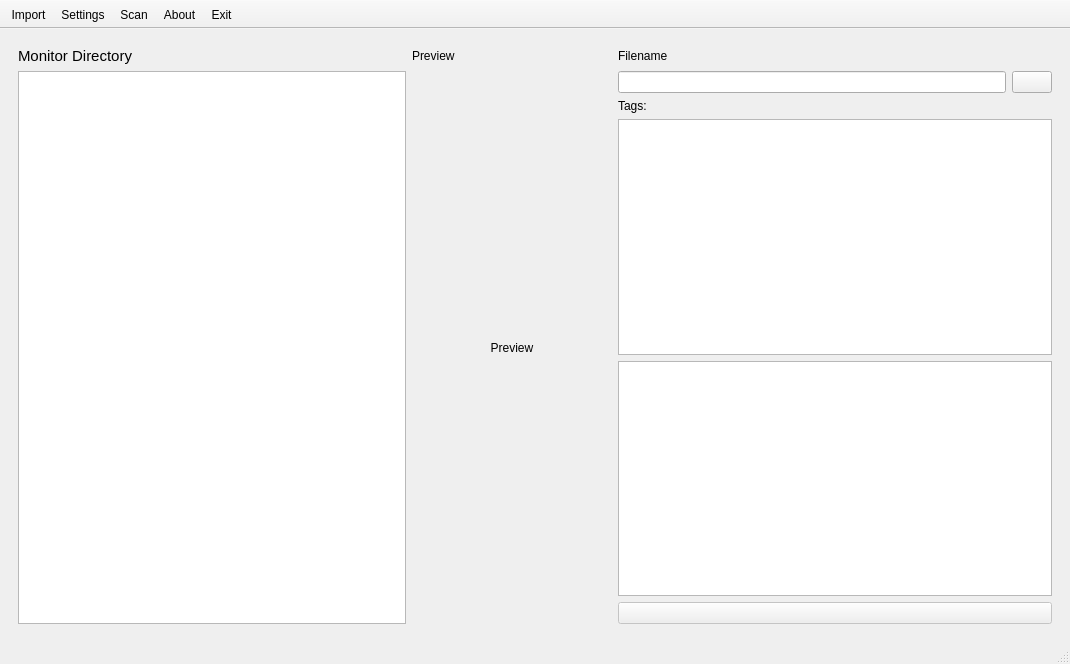
<?xml version="1.0" encoding="UTF-8"?>
<ui version="4.0">
 <class>MainWindow</class>
 <widget class="QMainWindow" name="MainWindow">
  <property name="geometry">
   <rect>
    <x>0</x>
    <y>0</y>
    <width>1070</width>
    <height>664</height>
   </rect>
  </property>
  <property name="sizePolicy">
   <sizepolicy hsizetype="Preferred" vsizetype="Fixed">
    <horstretch>0</horstretch>
    <verstretch>0</verstretch>
   </sizepolicy>
  </property>
  <property name="windowTitle">
   <string>Simple Document Management System</string>
  </property>
  <property name="windowIcon">
   <iconset resource="main_simpledms.qrc">
    <normaloff>:/icons/icons/outline_description_white_18dp.png</normaloff>:/icons/icons/outline_description_white_18dp.png</iconset>
  </property>
  <property name="locale">
   <locale language="English" country="Germany"/>
  </property>
  <widget class="QWidget" name="centralwidget">
   <property name="autoFillBackground">
    <bool>true</bool>
   </property>
   <property name="styleSheet">
    <string notr="true"/>
   </property>
   <layout class="QHBoxLayout" name="horizontalLayout">
    <item>
     <widget class="QStackedWidget" name="stackedWidget">
      <property name="styleSheet">
       <string notr="true"/>
      </property>
      <property name="currentIndex">
       <number>0</number>
      </property>
      <widget class="QWidget" name="page_pdfrename">
       <layout class="QGridLayout" name="gridLayout_3">
        <item row="0" column="0">
         <widget class="QLabel" name="label_monitordir">
          <property name="font">
           <font>
            <pointsize>11</pointsize>
           </font>
          </property>
          <property name="text">
           <string>Monitor Directory</string>
          </property>
         </widget>
        </item>
        <item row="0" column="2">
         <widget class="QLabel" name="label_outputfilename">
          <property name="styleSheet">
           <string notr="true">border-color: rgb(0, 0, 0);</string>
          </property>
          <property name="text">
           <string>Filename</string>
          </property>
         </widget>
        </item>
        <item row="2" column="2">
         <widget class="QLineEdit" name="lineEdit_outputfilename">
          <property name="toolTip">
           <string>Format: YYYY-MM-DD Documenttitle</string>
          </property>
         </widget>
        </item>
        <item row="2" column="0" rowspan="5">
         <widget class="QListView" name="listView_monitorfiles"/>
        </item>
        <item row="2" column="3">
         <widget class="QPushButton" name="pushButton_addDate">
          <property name="sizePolicy">
           <sizepolicy hsizetype="Minimum" vsizetype="Fixed">
            <horstretch>0</horstretch>
            <verstretch>0</verstretch>
           </sizepolicy>
          </property>
          <property name="minimumSize">
           <size>
            <width>10</width>
            <height>0</height>
           </size>
          </property>
          <property name="maximumSize">
           <size>
            <width>50</width>
            <height>16777215</height>
           </size>
          </property>
          <property name="toolTip">
           <string>Füge Datum von heute ein</string>
          </property>
          <property name="text">
           <string/>
          </property>
          <property name="icon">
           <iconset resource="main_simpledms.qrc">
            <normaloff>:/icons/icons/outline_calendar_today_white_18dp.png</normaloff>:/icons/icons/outline_calendar_today_white_18dp.png</iconset>
          </property>
          <property name="iconSize">
           <size>
            <width>20</width>
            <height>20</height>
           </size>
          </property>
         </widget>
        </item>
        <item row="4" column="2" colspan="2">
         <widget class="QTextEdit" name="textEdit_tags"/>
        </item>
        <item row="5" column="2" colspan="2">
         <widget class="QTreeView" name="treeView_output"/>
        </item>
        <item row="6" column="2" colspan="2">
         <widget class="QPushButton" name="pushButton_ok">
          <property name="enabled">
           <bool>false</bool>
          </property>
          <property name="text">
           <string/>
          </property>
          <property name="icon">
           <iconset resource="main_simpledms.qrc">
            <normaloff>:/icons/icons/outline_check_white_18dp.png</normaloff>:/icons/icons/outline_check_white_18dp.png</iconset>
          </property>
          <property name="autoDefault">
           <bool>true</bool>
          </property>
         </widget>
        </item>
        <item row="3" column="2">
         <widget class="QLabel" name="label_5">
          <property name="text">
           <string>Tags:</string>
          </property>
         </widget>
        </item>
        <item row="0" column="1">
         <widget class="QLabel" name="label">
          <property name="text">
           <string>Preview</string>
          </property>
         </widget>
        </item>
        <item row="2" column="1" rowspan="5">
         <widget class="QLabel" name="thumbnail">
          <property name="minimumSize">
           <size>
            <width>200</width>
            <height>500</height>
           </size>
          </property>
          <property name="baseSize">
           <size>
            <width>0</width>
            <height>0</height>
           </size>
          </property>
          <property name="text">
           <string>Preview</string>
          </property>
          <property name="alignment">
           <set>Qt::AlignCenter</set>
          </property>
         </widget>
        </item>
       </layout>
      </widget>
      <widget class="QWidget" name="page_settings">
       <layout class="QGridLayout" name="gridLayout_2">
        <item row="0" column="0">
         <widget class="QTabWidget" name="tabWidget">
          <property name="currentIndex">
           <number>1</number>
          </property>
          <widget class="QWidget" name="tab_pref">
           <attribute name="title">
            <string>Base Settings</string>
           </attribute>
           <layout class="QFormLayout" name="formLayout">
            <item row="0" column="0">
             <spacer name="verticalSpacer_2">
              <property name="orientation">
               <enum>Qt::Vertical</enum>
              </property>
              <property name="sizeHint" stdset="0">
               <size>
                <width>20</width>
                <height>40</height>
               </size>
              </property>
             </spacer>
            </item>
            <item row="1" column="0">
             <widget class="QPushButton" name="pushButton_setmonitorfolder">
              <property name="text">
               <string>Monitor Directory</string>
              </property>
              <property name="icon">
               <iconset resource="main_simpledms.qrc">
                <normaloff>:/icons/icons/outline_search_white_18dp.png</normaloff>:/icons/icons/outline_search_white_18dp.png</iconset>
              </property>
             </widget>
            </item>
            <item row="1" column="1">
             <widget class="QLabel" name="label_monitorfolder">
              <property name="text">
               <string>TextLabel</string>
              </property>
             </widget>
            </item>
            <item row="2" column="0">
             <spacer name="verticalSpacer_3">
              <property name="orientation">
               <enum>Qt::Vertical</enum>
              </property>
              <property name="sizeHint" stdset="0">
               <size>
                <width>20</width>
                <height>40</height>
               </size>
              </property>
             </spacer>
            </item>
            <item row="3" column="0">
             <widget class="QPushButton" name="pushButton_setdmsroot">
              <property name="sizePolicy">
               <sizepolicy hsizetype="Expanding" vsizetype="Fixed">
                <horstretch>0</horstretch>
                <verstretch>0</verstretch>
               </sizepolicy>
              </property>
              <property name="text">
               <string>Archive directory</string>
              </property>
              <property name="icon">
               <iconset resource="main_simpledms.qrc">
                <normaloff>:/icons/icons/outline_archive_white_18dp.png</normaloff>:/icons/icons/outline_archive_white_18dp.png</iconset>
              </property>
             </widget>
            </item>
            <item row="3" column="1">
             <widget class="QLabel" name="label_dmsroot">
              <property name="text">
               <string>TextLabel</string>
              </property>
             </widget>
            </item>
           </layout>
          </widget>
          <widget class="QWidget" name="tab_rules">
           <attribute name="title">
            <string>Rules</string>
           </attribute>
           <layout class="QGridLayout" name="gridLayout_4">
            <item row="2" column="2">
             <widget class="QPushButton" name="pushButton_addrule">
              <property name="enabled">
               <bool>false</bool>
              </property>
              <property name="text">
               <string/>
              </property>
              <property name="icon">
               <iconset resource="main_simpledms.qrc">
                <normaloff>:/icons/icons/outline_add_circle_outline_white_18dp.png</normaloff>:/icons/icons/outline_add_circle_outline_white_18dp.png</iconset>
              </property>
             </widget>
            </item>
            <item row="1" column="2" colspan="2">
             <widget class="QTreeView" name="treeView_rules">
              <property name="editTriggers">
               <set>QAbstractItemView::NoEditTriggers</set>
              </property>
             </widget>
            </item>
            <item row="2" column="3">
             <widget class="QPushButton" name="pushButton_deleterule">
              <property name="text">
               <string/>
              </property>
              <property name="icon">
               <iconset resource="main_simpledms.qrc">
                <normaloff>:/icons/icons/outline_remove_circle_outline_white_18dp.png</normaloff>:/icons/icons/outline_remove_circle_outline_white_18dp.png</iconset>
              </property>
              <property name="autoDefault">
               <bool>false</bool>
              </property>
              <property name="default">
               <bool>false</bool>
              </property>
              <property name="flat">
               <bool>false</bool>
              </property>
             </widget>
            </item>
            <item row="1" column="0" rowspan="2" colspan="2">
             <widget class="QTreeView" name="treeView_rulesfolders">
              <property name="toolTip">
               <string>&lt;html&gt;&lt;head/&gt;&lt;body&gt;&lt;p&gt;Wenn leer, bitte Ordnerstruktur im Archivpfad des Aktenschranks anpassen.&lt;/p&gt;&lt;/body&gt;&lt;/html&gt;</string>
              </property>
             </widget>
            </item>
           </layout>
          </widget>
         </widget>
        </item>
       </layout>
      </widget>
     </widget>
    </item>
   </layout>
  </widget>
  <widget class="QMenuBar" name="menubar">
   <property name="geometry">
    <rect>
     <x>0</x>
     <y>0</y>
     <width>1070</width>
     <height>23</height>
    </rect>
   </property>
  </widget>
  <widget class="QStatusBar" name="statusbar"/>
  <widget class="QToolBar" name="toolBar">
   <property name="sizePolicy">
    <sizepolicy hsizetype="Expanding" vsizetype="Preferred">
     <horstretch>0</horstretch>
     <verstretch>0</verstretch>
    </sizepolicy>
   </property>
   <property name="maximumSize">
    <size>
     <width>16666666</width>
     <height>16777215</height>
    </size>
   </property>
   <property name="windowTitle">
    <string>toolBar</string>
   </property>
   <property name="autoFillBackground">
    <bool>true</bool>
   </property>
   <property name="styleSheet">
    <string notr="true"/>
   </property>
   <property name="movable">
    <bool>false</bool>
   </property>
   <property name="allowedAreas">
    <set>Qt::TopToolBarArea</set>
   </property>
   <property name="orientation">
    <enum>Qt::Horizontal</enum>
   </property>
   <property name="iconSize">
    <size>
     <width>20</width>
     <height>20</height>
    </size>
   </property>
   <property name="toolButtonStyle">
    <enum>Qt::ToolButtonTextUnderIcon</enum>
   </property>
   <property name="floatable">
    <bool>true</bool>
   </property>
   <attribute name="toolBarArea">
    <enum>TopToolBarArea</enum>
   </attribute>
   <attribute name="toolBarBreak">
    <bool>false</bool>
   </attribute>
   <addaction name="actionPdf"/>
   <addaction name="actionSettings"/>
   <addaction name="actionScan"/>
   <addaction name="actionAbout"/>
   <addaction name="actionExit"/>
  </widget>
  <action name="actionScan">
   <property name="checkable">
    <bool>false</bool>
   </property>
   <property name="icon">
    <iconset resource="main_simpledms.qrc">
     <normaloff>:/icons/icons/outline_scanner_white_18dp.png</normaloff>:/icons/icons/outline_scanner_white_18dp.png</iconset>
   </property>
   <property name="text">
    <string>Scan</string>
   </property>
   <property name="toolTip">
    <string>Start script to scan document.</string>
   </property>
  </action>
  <action name="actionPdf">
   <property name="checkable">
    <bool>false</bool>
   </property>
   <property name="icon">
    <iconset resource="main_simpledms.qrc">
     <normaloff>:/icons/icons/outline_archive_white_18dp.png</normaloff>:/icons/icons/outline_archive_white_18dp.png</iconset>
   </property>
   <property name="text">
    <string>Import</string>
   </property>
   <property name="iconText">
    <string>Import</string>
   </property>
   <property name="toolTip">
    <string>Rename pdf and sort into corresponding directory.</string>
   </property>
  </action>
  <action name="actionSettings">
   <property name="checkable">
    <bool>false</bool>
   </property>
   <property name="icon">
    <iconset resource="main_simpledms.qrc">
     <normaloff>:/icons/icons/outline_settings_white_18dp.png</normaloff>:/icons/icons/outline_settings_white_18dp.png</iconset>
   </property>
   <property name="text">
    <string>Settings</string>
   </property>
   <property name="toolTip">
    <string>Settings</string>
   </property>
  </action>
  <action name="actionExit">
   <property name="icon">
    <iconset resource="main_simpledms.qrc">
     <normaloff>:/icons/icons/outline_exit_to_app_white_18dp.png</normaloff>:/icons/icons/outline_exit_to_app_white_18dp.png</iconset>
   </property>
   <property name="text">
    <string>Exit</string>
   </property>
   <property name="iconText">
    <string>Exit</string>
   </property>
   <property name="toolTip">
    <string>Exit</string>
   </property>
  </action>
  <action name="actionAbout">
   <property name="icon">
    <iconset resource="main_simpledms.qrc">
     <normaloff>:/icons/icons/outline_info_white_18dp.png</normaloff>:/icons/icons/outline_info_white_18dp.png</iconset>
   </property>
   <property name="text">
    <string>About</string>
   </property>
  </action>
 </widget>
 <tabstops>
  <tabstop>listView_monitorfiles</tabstop>
  <tabstop>lineEdit_outputfilename</tabstop>
  <tabstop>textEdit_tags</tabstop>
  <tabstop>treeView_output</tabstop>
  <tabstop>pushButton_ok</tabstop>
  <tabstop>pushButton_addDate</tabstop>
  <tabstop>tabWidget</tabstop>
  <tabstop>pushButton_setmonitorfolder</tabstop>
  <tabstop>pushButton_setdmsroot</tabstop>
  <tabstop>pushButton_addrule</tabstop>
  <tabstop>treeView_rules</tabstop>
  <tabstop>pushButton_deleterule</tabstop>
  <tabstop>treeView_rulesfolders</tabstop>
 </tabstops>
 <resources>
  <include location="main_simpledms.qrc"/>
 </resources>
 <connections/>
</ui>
